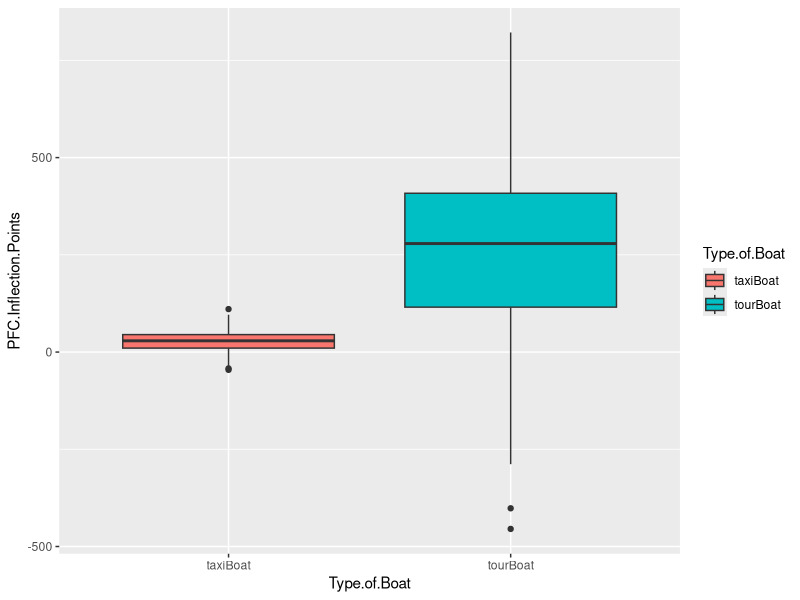

The R script that drew this image:
## ---- chunk 1
knitr::opts_chunk$set(echo = TRUE)
## ---- chunk 2
# Library--------------------------------
library(ggplot2)
library(tidyr)

# Making the data set using a normal distribution framework. 

# Source: Perez-Ortega, Betzi, et al. "Dolphin-Watching Boats Affect Whistle Frequency Modulation in Bottlenose Dolphins." Frontiers in Marine Science 8 (2021): 102.

# The data follows the idea that whistle modulation # increases as the number of tour boats present also increases

# Tour boat dataset 
tourBoat <- rnorm(n=242,mean=234.1,sd=232)
head(tourBoat)

# Taxi boat dataset 
taxiBoat <- rnorm(n=242,mean=25.46,sd=27.1) 
head(taxiBoat)

dataFrame <- data.frame(taxiBoat,tourBoat)
head(dataFrame)

# organizing the inflection point data here into the
# different variables - taxi or tour boat

newDFrame <- gather(dataFrame,Type.of.Boat,PFC.Inflection.Points,taxiBoat:tourBoat)

## ---- chunk 3
# Calculations---------------------------------------

ANOVmodel <- aov(PFC.Inflection.Points~Type.of.Boat,data=newDFrame)
print(ANOVmodel)
print(summary(ANOVmodel))

a <- summary(ANOVmodel)
aggregate(PFC.Inflection.Points~Type.of.Boat,data=newDFrame,FUN=mean)

unlist(a)
unlist(a)[7]
ANOVAsum <- list(fVal=unlist(a)[7],prF=unlist(a)[9])
print(ANOVAsum)
## ---- chunk 4
# Plotting results-----------------------------------

ANOVAplot <- ggplot(data=newDFrame, 
                    aes(x=Type.of.Boat,
                        y=PFC.Inflection.Points, 
                        fill=Type.of.Boat)) + 
  geom_boxplot()
print(ANOVAplot)

## ---- chunk 5
# Begin adjusting the means of the different groups. Given the sample sizes you have chosen, how small can the differences between the groups be (the “effect size”) for you to still detect a significant pattern (p < 0.05)?

# Here is the code from the smallest difference in mean that I could get and still have significant results

tourBoat <- rnorm(n=242,mean=31,sd=30)

taxiBoat <- rnorm(n=242,mean=25.46,sd=27.1) 

# print(summary(ANOVmodel))

# > print(summary(ANOVmodel))
#               Df Sum Sq Mean Sq F value
# Type.of.Boat   1   3846    3846   4.642
# Residuals    482 399356     829        
#              Pr(>F)  
# Type.of.Boat 0.0317 *
# Residuals        

# Alternatively, for the effect sizes you originally hypothesized, what is the minimum sample size you would need in order to detect a statistically significant effect?

# Here is the smallest sample size that I could run and still get significant results
tourBoat <- rnorm(n=10,mean=31,sd=30)

# Taxi boat dataset 
taxiBoat <- rnorm(n=10,mean=25.46,sd=27.1) 


# > print(summary(ANOVmodel))
#              Df Sum Sq Mean Sq F value
# Type.of.Boat  1 163737  163737   5.202
# Residuals    18 566597   31478        
#              Pr(>F)  
# Type.of.Boat  0.035 *
# Residuals            
# ---
# Signif. codes:  
#   0 ‘***’ 0.001 ‘**’ 0.01 ‘*’ 0.05 ‘.’
#   0.1 ‘ ’ 1
